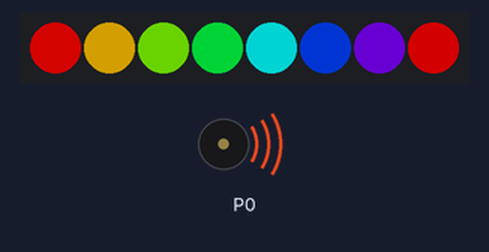
Simulated run of this program. Board: BBC micro:bit (MakeCode). Shown: 8 RGB LEDs in strip order, left to right, buzzer (waves = sounding). Dim RGB values are drawn brighter than linear.

Above: at 0.06 s.
At 4.04 s:
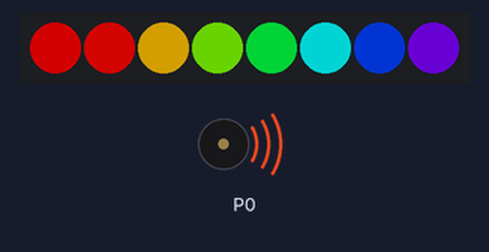
At 9.93 s:
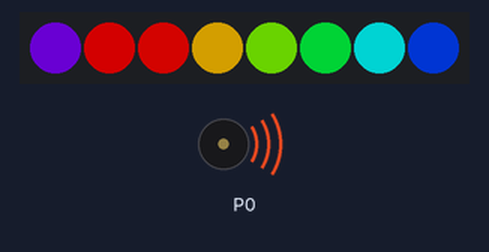
At 19.92 s:
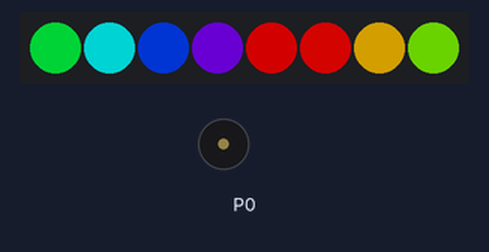
At 28.72 s:
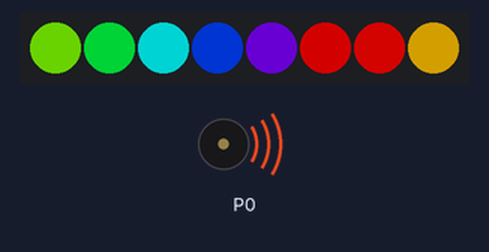
At 39.9 s:
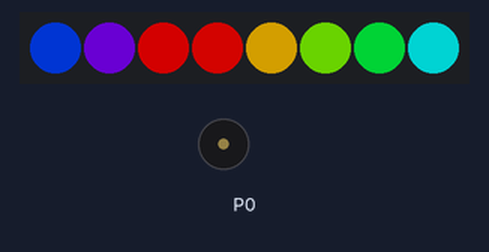
Timing chart, 0 to 40.0 s (numbered marks = the images above):
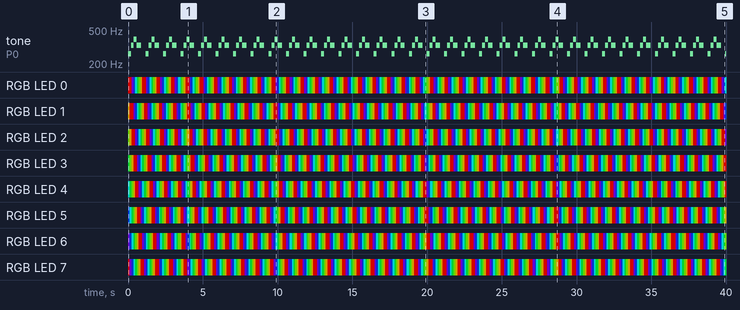

Measured:
- by itself, tone on P0: repeats every 1.2 s: 330 Hz 0.20 s, 392 Hz 0.20 s, 330 Hz 0.30 s, silent 0.28 s, 262 Hz 0.20 s

The program:

main.ts
```typescript
let item = neopixel.create(DigitalPin.P0, 8, NeoPixelMode.RGB)
item.showRainbow(1, 360)
basic.forever(function () {
    music.ringTone(262)
    basic.pause(200)
    music.ringTone(330)
    basic.pause(200)
    music.ringTone(392)
    basic.pause(200)
    music.ringTone(330)
    basic.pause(300)
    music.rest(music.beat(BeatFraction.Half))
})
basic.forever(function () {
    item.show()
    item.rotate(1)
    basic.pause(100)
})
```

test.ts
```typescript
// tests go here; this will not be compiled when this package is used as an extension.
```
